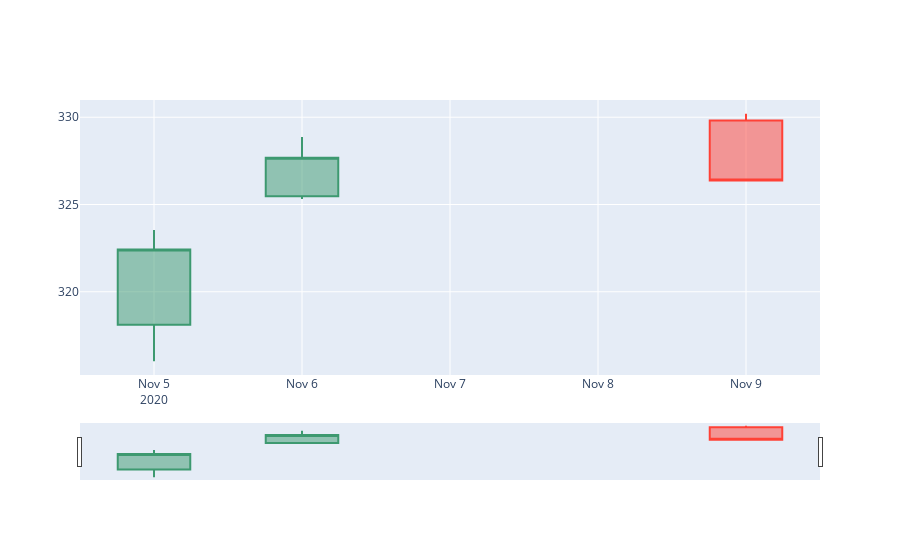

Notebook source saved alongside this figure:
### Code cell
fig = go.Figure(data=[go.Candlestick(x=new_spy['Date'],
                open=df['Open'],
                high=df['High'],
                low=df['Low'],
                close=df['Close'])])

fig.show()

### Figure 1 — Plotly figure (JSON) as saved in the notebook; plotly's stock layout.template omitted (floating-point values rounded to 4 significant figures; data arrays with more than 128 entries replaced by an {"elided": "..."} marker saying what was removed)
{"data": [{"close": [322.4, 327.7, 326.4], "high": [323.5, 328.9, 330.2], "low": [316.0, 325.3, 326.3], "open": [318.1, 325.5, 329.8], "type": "candlestick", "x": {"elided": "504 str values"}}], "layout": {}}
